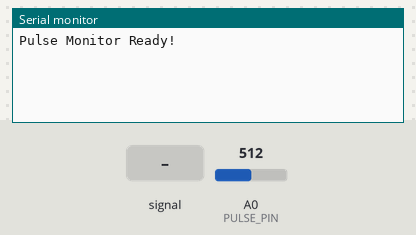
Bench run of a sketch on a simulated Arduino Uno, built with avr-gcc and run on an emulated ATmega328P. Shown: the last lines printed to the serial monitor. The inputs (shaded band) are chosen by the test bench; at power-on: A0 (PULSE_PIN) = 512.

Above: at 1.2 s.
1.3 s: A0 (PULSE_PIN) fed a 200 Hz sine of ±81 counts around its level
At 1.51 s:
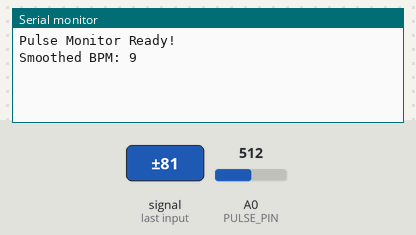
3.1 s: A0 (PULSE_PIN) set to 550
At 3.31 s:
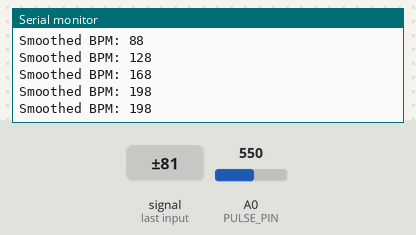
4.6 s: A0 (PULSE_PIN) fed a 2 Hz sine of ±306 counts around its level
At 5.3 s:
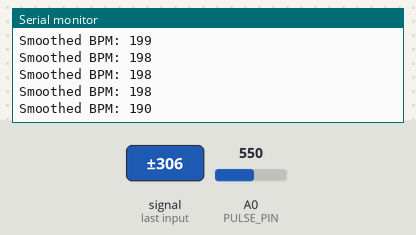
6.1 s: A0 (PULSE_PIN) set to 716
At 6.2 s:
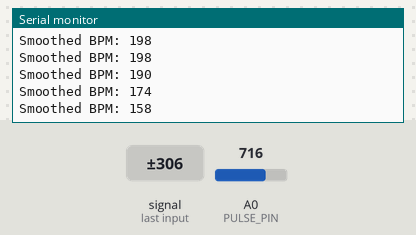
Timing chart, 0 to 8.6 s (numbered marks = the images above; inputs shaded):
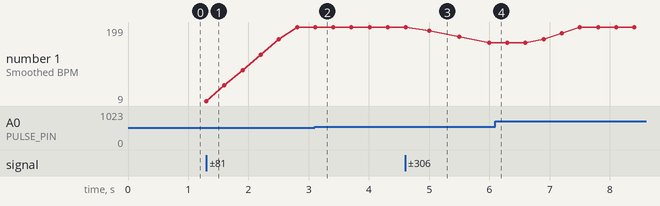

The sketch:

sketch_MeasurePulse.ino
```cpp
#define PULSE_PIN A0 // Pin where the pulse sensor is connected
#define THRESHOLD 540 // Threshold for detecting a heartbeat

long lastBeat = 0;    // Time of the last beat in milliseconds
long currentBeat = 0; // Time of the current beat in milliseconds
int bpm = 0;          // Beats per minute

// Moving average variables
const int numReadings = 5; // Number of readings for smoothing
int bpmReadings[numReadings] = {0}; // Array to store BPM readings
int index = 0;           // Current index in the array
int total = 0;           // Sum of all readings in the array

void setup() {
  Serial.begin(9600); // Initialize Serial communication
  pinMode(PULSE_PIN, INPUT); // Set the pulse pin as input
  Serial.println("Pulse Monitor Ready!");
}

void loop() {
  int pulseValue = analogRead(PULSE_PIN); // Read pulse sensor value

  // Detect if the value exceeds the threshold, indicating a heartbeat
  if (pulseValue > THRESHOLD) {
    long now = millis();
    if (now - lastBeat > 300) { // Ignore noise (minimum 300ms between beats)
      currentBeat = now; // Capture the current beat time
      int rawBpm = 60000 / (currentBeat - lastBeat); // Calculate raw BPM
      lastBeat = currentBeat; // Update the last beat time

      // Update moving average
      total -= bpmReadings[index];          // Subtract the oldest value
      bpmReadings[index] = rawBpm;         // Add the new BPM value
      total += bpmReadings[index];          // Update the total
      index = (index + 1) % numReadings;   // Move to the next index

      bpm = total / numReadings; // Calculate the smoothed BPM

      // Print the smoothed BPM to the Serial Monitor
      Serial.print("Smoothed BPM: ");
      Serial.println(bpm);
    }
  }
}
```

Measured:
- after the input at 1.3 s, the serial monitor: prints a new line at once (image 1)
- after the input at 4.6 s, the serial monitor: prints a new line after 0.40 s (image 3)
- plotted number 1: 198 → 158 after the input at 4.6 s
